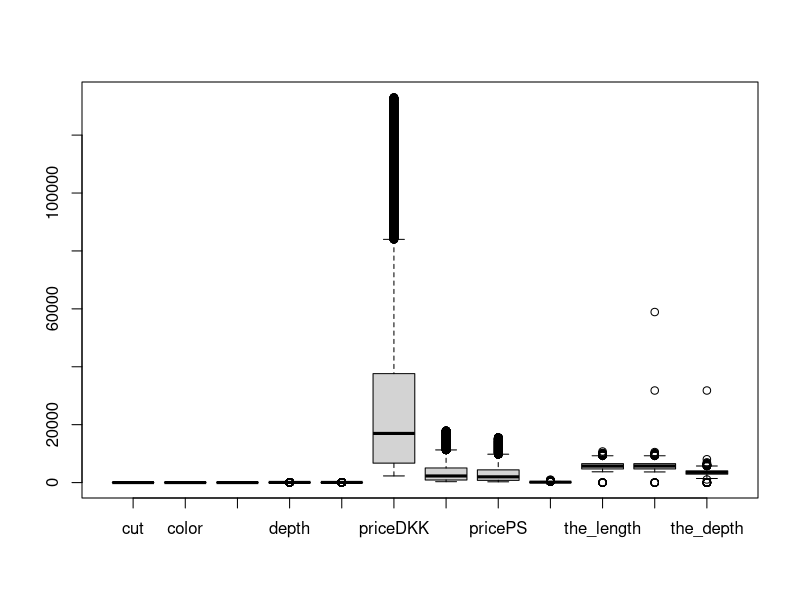
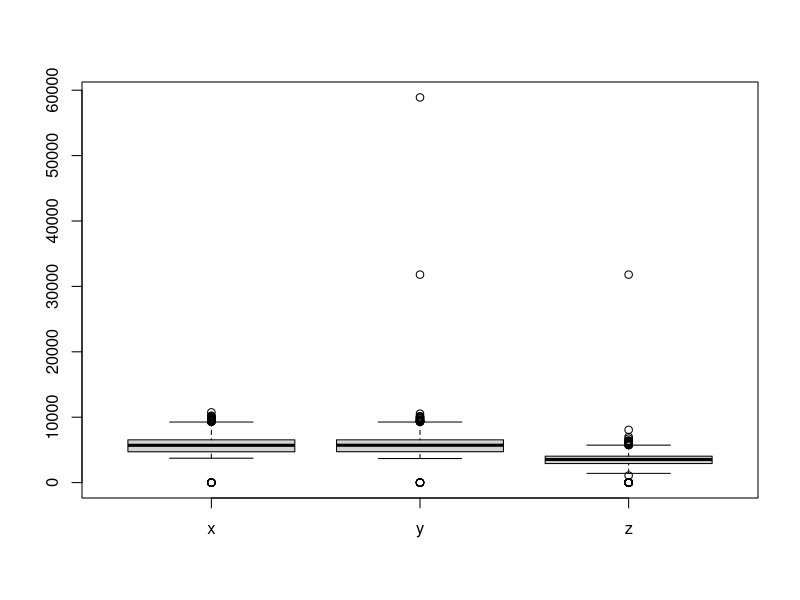
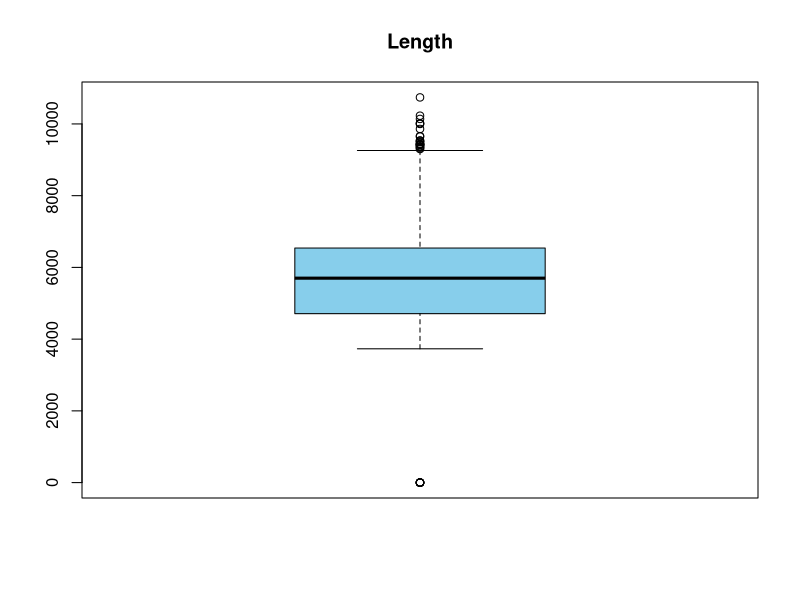
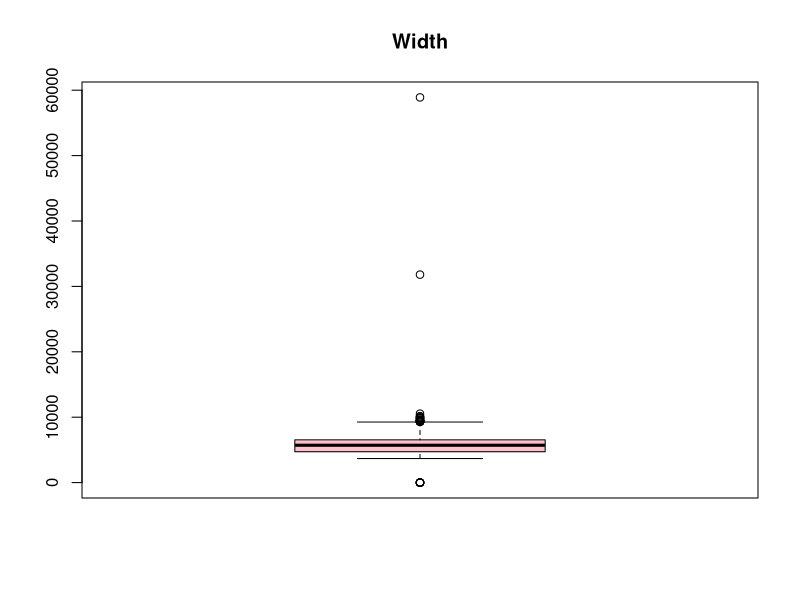
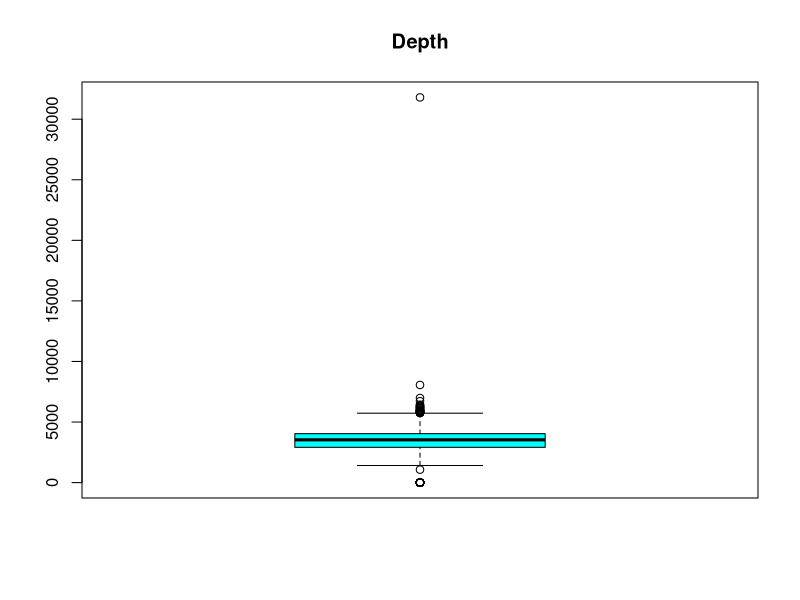
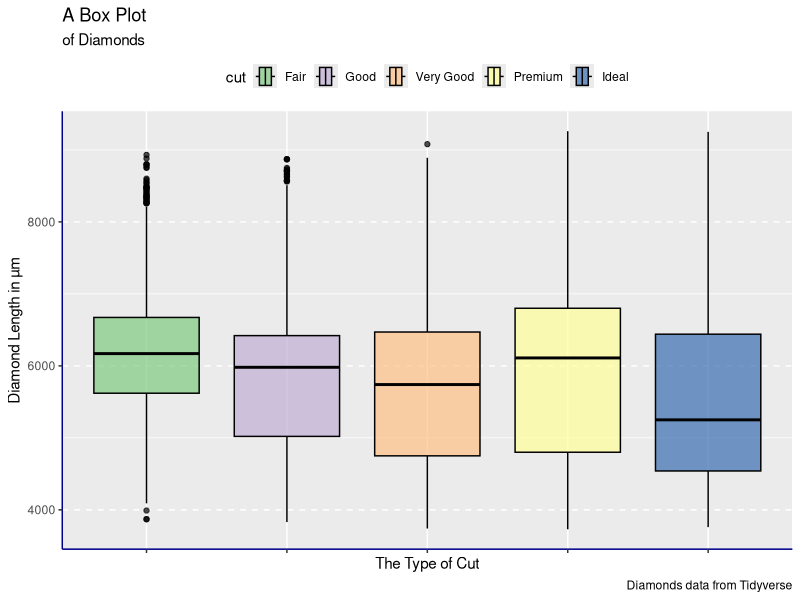
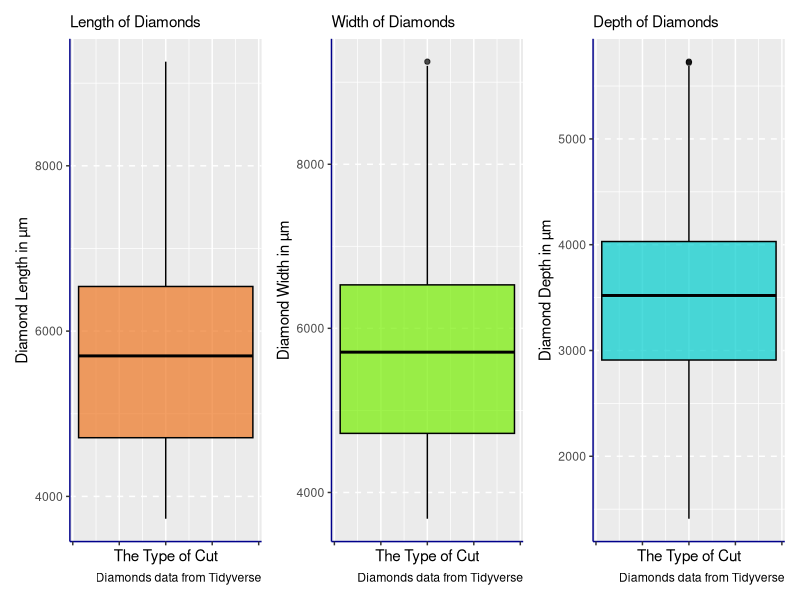

Reproduce these figures in R, in order. (Note: this script raises an error after producing the figures.)
rm(list=ls())
dev.off()

#---------------------
# Access the Libraries
#---------------------
library(tidyverse)
library(magrittr)
library(forcats)
library(ggplot2)
library(glmnet)
library(caret)
library(rpart)

# setwd("C:/Users/Alessandro/Desktop/PIETRO/Università/3_Machine Learning and Data Mining/Exercises/02450Toolbox_R")

#---------------------
# Load the Data 
#---------------------
data(diamonds)
#?diamonds
  
str(diamonds)


#---------------------
# See the Data 
#---------------------
diamonds


#---------------------
# Functions
#---------------------
determine_outliers <- function(group) {
  
  # ----- See 5 quantiles. 
  q <- quantile(group, type = 2)
  cat("QUARTILES:\nThe five quartiles at\n 0%   25 %   50 %   75 %   100 % are:\n",
      q[1]," ", q[2]," ", q[3]," ",q[4]," ", q[5]," ","\n\n")
  
  # ----- See Percentiles. 
  d <- quantile(group, c(0.25, 0.75) , type = 2)
  cat("PERCENTILES:\n25%,  75%\n", d[1]," ", d[2], " ","\n\n")
  
  # ----- Calculate Interquartile Range. 
  that_iqr <- IQR(group, type = 2)
  cat("The interquartile range is :", that_iqr, "\n\n")
  
  
  Q <- quantile(group, probs=c(.25, .75), na.rm = FALSE)
  iqr <- IQR(group)
  
  # ----- Calculate Upper and Lower Limits
  # Anything beyond the upper and lower limit are outliers. 
  upper_limit <- Q[2] + 1.5*iqr 
  lower_limit <- Q[1] - 1.5*iqr 
  cat("The upper limit is: ",upper_limit, "\n")
  cat("The lower limit is: ",lower_limit, "\n")
}


#---------------------
# Transform the Data
#---------------------
# - price Conversion from USD($) to DKK, Euro & Pound Sterling(£)

diamonds_price <- diamonds %>%  
  mutate(priceDKK = price * 7.066874,
         priceEuro = price * 0.949312,
         pricePS = price * 0.824538)

#- Remove the USD($) variable. 
diamonds_price <- diamonds_price %>% 
  select(-price)

diamonds_price

# - carat conversion to milligrams in weight
diam_conv_weight <- diamonds_price %>% 
  mutate(carat_mg = carat * 200) 

# - Remove the carat variable. 
diam_milligram <- diam_conv_weight %>% 
  select(-carat)

diam_milligram

# - X,Y,Z conversion from millimeters (mm) to micrometers(µm)
diamonds_conv <- diam_milligram %>% 
  mutate(the_length = x * 1000,
         the_width = y * 1000,
         the_depth = z * 1000) 

# - Remove the x,y and z variables. 
new_diamonds_data <- diamonds_conv %>% 
  select(- c(x,y,z))

new_diamonds_data

#---------------------
# Detect Outliers
#---------------------

# Quantile Finds the 25th and 75th Percentile of the data. 
# IQR Finds the interquartile range.
# Find the cut off ranges, beyond which all points are outliers. 
# Remove points beyond the ranges from the dataset. 

boxplot(new_diamonds_data)$out

boxplot(data.frame(x= new_diamonds_data$the_length,
                   y= new_diamonds_data$the_width,
                   z= new_diamonds_data$the_depth))
#---------------------
boxplot(c(x = new_diamonds_data$the_length), 
        col= "skyblue",
        family = "Avenir",
        main = "Length")


determine_outliers(new_diamonds_data$the_length)
# quantile(new_diamonds_data$the_length, probs=c(.25, .75), na.rm = FALSE)
# IQR(new_diamonds_data$the_length)
#---------------------

boxplot(c(x = new_diamonds_data$the_width), 
        col= "pink",
        main = "Width",  
        family = "Avenir")


determine_outliers(new_diamonds_data$the_width)
# quantile(new_diamonds_data$the_width, probs=c(.25, .75), na.rm = FALSE)
# IQR(new_diamonds_data$the_width)

#---------------------
boxplot(c(x = new_diamonds_data$the_depth), 
        col= "cyan",
        main = "Depth"
)


determine_outliers(new_diamonds_data$the_depth)
# quantile(new_diamonds_data$the_depth, probs=c(.25, .75), na.rm = FALSE)
# IQR(new_diamonds_data$the_depth)

#---------------------
# View Outliers
#---------------------
# Length : 
# The upper limit is:  9285 
# The lower limit is:  1965 

# Width:
# The upper limit is:  9270 
# The lower limit is:  1990 

# Depth : 
# The upper limit is:  5735 
# The lower limit is:  1215
new_diamonds_data

new_diamonds_data %>% filter (the_length > 9285)
new_diamonds_data %>% filter (the_length < 1965)

new_diamonds_data %>% filter (the_width > 9270)
new_diamonds_data %>% filter (the_width < 1990)

new_diamonds_data %>% filter (the_depth > 5735)
new_diamonds_data %>% filter (the_depth < 1215)

#---------------------
# Remove Outliers
#---------------------
# Extract the part of the dataset between the upper and lower ranges leaving out the outliers.

clean_diamonds_data <- new_diamonds_data %>% 
  filter(the_length < 9285) %>%  # 53,916
  filter(the_length > 1965) %>%  # 53,908
  filter(the_width < 9270) %>%   # 53,896
  filter(the_width > 1990) %>%  
  filter(the_depth < 5735) %>%   # 53,892
  filter(the_depth > 1215)       # 53,879




clean_diamonds_data

clean_diamonds_data <- clean_diamonds_data %>% 
  mutate(cut = forcats::as_factor(cut),
         color = forcats::as_factor(color),
         clarity = forcats::as_factor(clarity))

#---------------------
# The Data Set  -->>>>
#---------------------

clean_diamonds_data

#---------------------
# The Data Set <<<---
#---------------------



#---------------------
# Data Visualisation
#---------------------
clean_diamonds_data  %>% 
  ggplot(mapping = aes(x = the_length, y = cut, fill = cut))+
  coord_flip() + 
  geom_boxplot(colour = "black", alpha = 0.7)+
  scale_fill_brewer(palette="Accent")+
  #facet_wrap(~ cut)+
  theme(
    legend.position = "top",
    axis.line = element_line(colour = "darkblue"),
    panel.grid.major.y = element_line(linetype = "dashed"),
    axis.text.x = element_blank())+
  labs(
    title = "A Box Plot",
    subtitle = "of Diamonds",
    x = "Diamond Length in µm",
    y = "The Type of Cut",
    caption = "Diamonds data from Tidyverse"
  )

library(patchwork)

a <- clean_diamonds_data  %>% 
  ggplot(mapping = aes(x = the_length))+
  coord_flip() + 
  geom_boxplot(colour = "black", fill = "chocolate2", alpha = 0.7)+
  scale_fill_brewer(palette="Accent")+
  theme(
    legend.position = "top",
    axis.line = element_line(colour = "darkblue"),
    panel.grid.major.y = element_line(linetype = "dashed"),
    axis.text.x = element_blank())+
  labs(
    #title = "A Box Plot",
    subtitle = "Length of Diamonds",
    x = "Diamond Length in µm",
    y = "The Type of Cut",
    caption = "Diamonds data from Tidyverse"
  )


b <- clean_diamonds_data  %>% 
  ggplot(mapping = aes(x = the_width))+
  coord_flip() + 
  geom_boxplot(colour = "black", fill = "chartreuse2", alpha = 0.7)+
  scale_fill_brewer(palette="Accent")+
  theme(
    legend.position = "top",
    axis.line = element_line(colour = "darkblue"),
    panel.grid.major.y = element_line(linetype = "dashed"),
    axis.text.x = element_blank())+
  labs(
    # title = "A Box Plot",
    subtitle = "Width of Diamonds",
    x = "Diamond Width in µm",
    y = "The Type of Cut",
    caption = "Diamonds data from Tidyverse"
  )

c <- clean_diamonds_data  %>% 
  ggplot(mapping = aes(x = the_depth))+
  coord_flip() + 
  geom_boxplot(colour = "black", fill = "cyan3",alpha = 0.7)+
  scale_fill_brewer(palette="Accent")+
  theme(
    legend.position = "top",
    axis.line = element_line(colour = "darkblue"),
    panel.grid.major.y = element_line(linetype = "dashed"),
    axis.text.x = element_blank())+
  labs(
    #title = "A Box Plot",
    subtitle = "Depth of Diamonds",
    x = "Diamond Depth in µm",
    y = "The Type of Cut",
    caption = "Diamonds data from Tidyverse"
  )

# ------ Show Collective plots 
a | b | c

################################
# ---- Linear Regression  -----
################################


################################
# -------  Question 1 ---------
################################




################################
# -------  Question 2 ---------
################################




################################
# -------  Question 3 ---------
################################


################################
# -------  Question 4 ---------
################################



################################
# -------  Question 5 ---------
################################



################################
# -----  Classification  -------
################################

# Note: summary(clean_diamonds_data$cut) # This has all outliers removed.
# (30.10.2023)

summary(diamonds$cut)
summary(diamonds$cut == 'Ideal')
(percentage_of_Ideal <- sum(diamonds$cut == 'Ideal')/length(diamonds$cut))

y <- as.numeric(diamonds$cut == 'Ideal')
X <- as.data.frame(diamonds[,c(1,5:10)])

# CHOOSE AN OPTION AMONG 1, 2 AND 3: ###########

# 1) Linear model
attributeNames <- colnames(X)

# Classification tree
classNames <- c("Non-Ideal","Ideal")
classassignments <- classNames[y + 1]
(fmla <- as.formula(paste("y ~ ", paste(attributeNames, collapse = "+"))))


# # 2) Quadratic model
# X <- transform(X,
#                carat2 = carat^2,
#                depth2 = depth^2,
#                table2 = table^2,
#                price2 = price^2,
#                x2 = x^2,
#                y2 = y^2,
#                z2 = z^2,
#                carat_depth = carat*depth,
#                carat_table = carat*table,
#                carat_price = carat*price,
#                carat_x = carat*x,
#                carat_y = carat*y,
#                carat_z = carat*z,
#                depth_table = depth*table,
#                depth_price = depth*price,
#                depth_x = depth*x,
#                depth_y = depth*y,
#                depth_z = depth*z,
#                table_price = table*price,
#                table_x = table*x,
#                table_y = table*y,
#                table_z = table*z,
#                price_x = price*x,
#                price_y = price*y,
#                price_z = price*z,
#                x_y = x*y,
#                x_z = x*z,
#                y_z = y*z
# )
# attributeNames <- colnames(X)

# # 3) Quadratic model applied to data projected onto the first four principal components
# stds <- apply(X, 2, sd)
# X <- t(apply(X, 1, "-", colMeans(X)))
# X <- t(apply(X, 1, "*", 1 / stds))
# X <- as.data.frame(X)
# S <- svd(X)
# X <- as.data.frame(S$u %*% diag(S$d))
# X <- X[,1:4]
# X <- transform(X,
#                V1_2 = V1^2,
#                V2_2 = V2^2,
#                V3_2 = V3^2,
#                V4_2 = V4^2,
#                V1_V2 = V1*V2,
#                V1_V3 = V1*V3,
#                V1_V4 = V1*V4,
#                V2_V3 = V2*V3,
#                V2_V4 = V2*V4,
#                V3_V4 = V3*V4
# )
# rm(S)

# END OF THE CHOICE #############################

head(X)

N <- as.numeric(dim(X)[1])
M <- as.numeric(dim(X)[2])

# K-folds cross-validation ######################

# Create cross-validation partition for evaluation of performance of optimal model
K <- 3
KK <- 5 # nr. of Inner loops # Use 10-fold cross-validation to estimate optimal value of lambda

# Values of lambda
lambda_tmp <- 10^(-5:-2)
cp_tmp <- c(0.05,0.01,0.005,0.001)
T <- length(lambda_tmp) # nr. of tested lambda

# Set seed for reproducibility
set.seed(4321)

CV <- list()
CV$which <- createFolds(y, k = K, list = F)

# Set up vectors that will store sizes of training and test sizes
CV$TrainSize <- c()
CV$TestSize <- c()

# Initialize variables
Error_train2 <- matrix(rep(NA, times = T * KK), nrow = T)
Error_test2 <- matrix(rep(NA, times = T * KK), nrow = T)
Error_train2_tree <- matrix(rep(NA, times = T * KK), nrow = T)
Error_test2_tree <- matrix(rep(NA, times = T * KK), nrow = T)
lambda_opt <- rep(NA, K)
cp_opt <- rep(NA, K)
mu <- matrix(rep(NA, times = M * K), nrow = K)
sigma <- matrix(rep(NA, times = M * K), nrow = K)
Error_train_rlr <- rep(NA, K) # Rate error of the regularized logistic regression
Error_test_rlr <- rep(NA, K)
Error_train <- rep(NA, K) # Rate error of the non-regularized logistic regression
Error_test <- rep(NA, K)
Error_train_nofeatures <- rep(NA, K) # Rate error of the baseline
Error_test_nofeatures <- rep(NA, K)
Error_train_tree <- rep(NA, K) # Rate error of the classification tree
Error_test_tree <- rep(NA, K)

for (k in 1:K) {
  paste("Crossvalidation fold ", k, "/", K, sep = "")
  
  # Extract the training and test set
  X_train <- X[CV$which != k, ]
  y_train <- y[CV$which != k]
  X_test <- X[CV$which == k, ]
  y_test <- y[CV$which == k]
  CV$TrainSize[k] <- length(y_train)
  CV$TestSize[k] <- length(y_test)
  
  CV2 <- list()
  CV2$which <- createFolds(y_train, k = KK, list = F)
  CV2$TrainSize <- c()
  CV2$TestSize <- c()
  
  
  for (kk in 1:KK) {
    X_train2 <- X_train[CV2$which != kk, ]
    y_train2 <- y_train[CV2$which != kk]
    X_test2 <- X_train[CV2$which == kk, ]
    y_test2 <- y_train[CV2$which == kk]
    fmla2 <- as.formula(paste("y_train2 ~ ", paste(attributeNames, collapse = "+")))
    
    mu2 <- colMeans(X_train2[,1:M])
    sigma2 <- apply(X_train2[,1:M], 2, sd)
    
    X_train2[,1:M] <- scale(X_train2[,1:M], mu2, sigma2)
    X_test2[,1:M] <- scale(X_test2[,1:M], mu2, sigma2)
    
    CV2$TrainSize[kk] <- length(y_train2)
    CV2$TestSize[kk] <- length(y_test2)
    
    mdl <- glmnet(X_train2, y_train2, family = "binomial", alpha = 0,
                  lambda = lambda_tmp,intercept=T)
    
    for (t in 1:T) {
      y_train2 <- as.character(y_train2)
      tree <- rpart(fmla2, data = X_train2,
                    control = rpart.control(minsplit = 100, minbucket = 1, cp = cp_tmp[t]),
                    parms = list(split = "gini"), method = "class")
      y_train2 <- as.numeric(y_train2)
      y_train_tree <- as.numeric(predict(tree, newdata=X_train2)[,2]>0.5)
      y_test_tree <- as.numeric(predict(tree, newdata=X_test2)[,2]>0.5)
      
      Error_train2_tree[t, kk] <- sum(y_train_tree != y_train2) / length(y_train2)
      Error_test2_tree[t, kk] <- sum(y_test_tree != y_test2) / length(y_test2)
      
      # Predict labels for both sets for current regularization strength
      y_train_est <- predict(mdl, newx=as.matrix(X_train2), type = "class",
                             s = lambda_tmp[t])
      y_test_est <- predict(mdl, newx=as.matrix(X_test2), type = "class",
                            s = lambda_tmp[t])
      
      # Determine training and test set error
      Error_train2[t, kk] <- sum(y_train_est != y_train2) / length(y_train2)
      Error_test2[t, kk] <- sum(y_test_est != y_test2) / length(y_test2)
    }
  }
  # Select optimal value of lambda
  ind_opt <- which.min(apply(Error_test2, 1, sum) / sum(CV2$TestSize))
  lambda_opt[k] <- lambda_tmp[ind_opt]
  
  ind_opt_tree <- which.min(apply(Error_test2_tree, 1, sum) / sum(CV2$TestSize))
  cp_opt[k] <- cp_tmp[ind_opt_tree]
  
  # Standardize outer fold based on training set, and save the mean and standard
  # deviations since they're part of the model (they would be needed for
  # making new predictions) - for brevity we won't always store these in the scripts
  mu[k, ] <- colMeans(X_train[,1:M])
  sigma[k, ] <- apply(X_train[,1:M], 2, sd)
  
  X_train[,1:M] <- scale(X_train[,1:M], mu[k, ], sigma[k, ])
  X_test[,1:M] <- scale(X_test[,1:M], mu[k, ], sigma[k, ])
  
  ### tree ###
  fmla1 <- as.formula(paste("y_train ~ ", paste(attributeNames, collapse = "+")))
  y_train <- as.character(y_train)
  tree <- rpart(fmla1, data = X_train,
                control = rpart.control(minsplit = 100, minbucket = 1, cp = cp_opt[k]),
                parms = list(split = "gini"), method = "class")
  y_train <- as.numeric(y_train)
  y_train_tree <- as.numeric(predict(tree, newdata=X_train)[,2]>0.5)
  y_test_tree <- as.numeric(predict(tree, newdata=X_test)[,2]>0.5)
  
  Error_train_tree[k] <- sum(y_train_tree != y_train) / length(y_train)
  Error_test_tree[k] <- sum(y_test_tree != y_test) / length(y_test)
  
  ### end of tree ###
  
  ### regularized logistic regression ###
  # Estimate w for the optimal value of lambda
  mdl <- glmnet(X_train, y_train, family = "binomial", alpha = 0,
                lambda = lambda_opt[k], intercept=T)
  
  y_train_est <- predict(mdl, newx=as.matrix(X_train), type = "class",
                         s = lambda_opt[k])
  y_test_est <- predict(mdl, newx=as.matrix(X_test), type = "class",
                        s = lambda_opt[k])
  
  # evaluate training and test error performance for optimal selected value of lambda
  Error_train_rlr[k] <- sum(y_train_est != y_train) / length(y_train)
  Error_test_rlr[k] <- sum(y_test_est != y_test) / length(y_test)
  ### end of regularized logistic regression ###
  
  # Compute squared error without regularization

  mdl <- glmnet(X_train, y_train, family = "binomial", alpha = 0,
                lambda = 1e-10, intercept=T)
  
  y_train_est <- predict(mdl, newx=as.matrix(X_train), type = "class", s = 1e-10)
  y_test_est <- predict(mdl, newx=as.matrix(X_test), type = "class", s = 1e-10)
  
  Error_train[k] <- sum(y_train_est != y_train) / length(y_train)
  Error_test[k] <- sum(y_test_est != y_test) / length(y_test)
  
  Error_train_nofeatures[k] <- sum(y_train_est != 0) / length(y_train)
  Error_test_nofeatures[k] <- sum(y_train_est != 0) / length(y_train)
}

# EXPLANATION OF (1): Classification errors of models with and without regularization are the same
# because the dataset has a large number of observations but the model has only 8 parameters
# to be estimated. Regularization improves the model particularly when it is overfitted, and
# it happens when observations are few wrt parameters to be estimated





################################################################
# APPEDIX
################################################################
Z <- transform(Z,
               V1_2 = V1^2,
               V2_2 = V2^2,
               V3_2 = V3^2,
               V4_2 = V4^2,
               V1_3 = V1^3,
               V2_3 = V2^3,
               V3_3 = V3^3,
               V4_3 = V4^3,
               V1_V2 = V1*V2,
               V1_V3 = V1*V3,
               V1_V4 = V1*V4,
               V1_2_V2 = V1^2*V2,
               V1_V2_2 = V1*V2^2,
               V1_2_V3 = V1^2*V3,
               V1_V3_2 = V1*V3^2,
               V1_2_V4 = V1^2*V4,
               V1_V4_2 = V1*V4^2,
               V2_V3 = V2*V3,
               V2_V4 = V2*V4,
               V2_2_V3 = V2^2*V3,
               V2_V3_2 = V2*V3^2,
               V2_2_V4 = V2^2*V4,
               V2_V4_2 = V2*V4^2,
               V3_V4 = V3*V4,
               V3_2_V4 = V3^2*V4,
               V3_V4_2 = V3*V4^2
)
